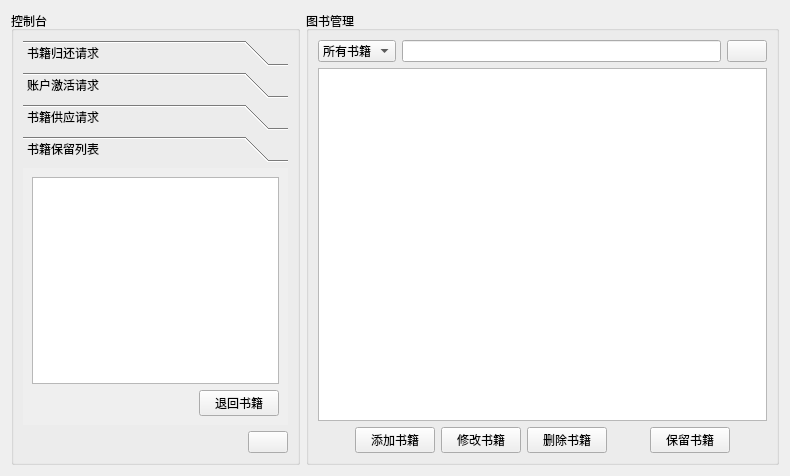
<?xml version="1.0" encoding="UTF-8"?>
<ui version="4.0">
 <class>LibraryWorker</class>
 <widget class="QWidget" name="LibraryWorker">
  <property name="geometry">
   <rect>
    <x>0</x>
    <y>0</y>
    <width>790</width>
    <height>476</height>
   </rect>
  </property>
  <property name="windowTitle">
   <string>Form</string>
  </property>
  <property name="autoFillBackground">
   <bool>true</bool>
  </property>
  <layout class="QHBoxLayout" name="horizontalLayout_7">
   <item>
    <widget class="QGroupBox" name="groupBox_2">
     <property name="title">
      <string>控制台</string>
     </property>
     <layout class="QVBoxLayout" name="verticalLayout_3">
      <item>
       <widget class="QToolBox" name="toolBox">
        <property name="currentIndex">
         <number>3</number>
        </property>
        <widget class="QWidget" name="page">
         <property name="geometry">
          <rect>
           <x>0</x>
           <y>0</y>
           <width>282</width>
           <height>271</height>
          </rect>
         </property>
         <attribute name="label">
          <string>书籍归还请求</string>
         </attribute>
         <layout class="QVBoxLayout" name="verticalLayout_5">
          <item>
           <widget class="QTableView" name="tableView_requests_for_return_book">
            <property name="editTriggers">
             <set>QAbstractItemView::AnyKeyPressed|QAbstractItemView::EditKeyPressed</set>
            </property>
           </widget>
          </item>
          <item>
           <layout class="QHBoxLayout" name="horizontalLayout_6">
            <item>
             <spacer name="horizontalSpacer_4">
              <property name="orientation">
               <enum>Qt::Horizontal</enum>
              </property>
              <property name="sizeHint" stdset="0">
               <size>
                <width>40</width>
                <height>20</height>
               </size>
              </property>
             </spacer>
            </item>
            <item>
             <widget class="QPushButton" name="pushButton_confirm_book_return">
              <property name="toolTip">
               <string>Select an object first</string>
              </property>
              <property name="text">
               <string>批准请求</string>
              </property>
              <property name="icon">
               <iconset resource="../src.qrc">
                <normaloff>:/images/confirm.png</normaloff>:/images/confirm.png</iconset>
              </property>
              <property name="iconSize">
               <size>
                <width>20</width>
                <height>20</height>
               </size>
              </property>
             </widget>
            </item>
            <item>
             <widget class="QPushButton" name="pushButton_cancel_book_return">
              <property name="statusTip">
               <string>Select an object in advance</string>
              </property>
              <property name="text">
               <string>撤销请求</string>
              </property>
              <property name="icon">
               <iconset resource="../src.qrc">
                <normaloff>:/images/cancel.jpg</normaloff>:/images/cancel.jpg</iconset>
              </property>
              <property name="iconSize">
               <size>
                <width>20</width>
                <height>20</height>
               </size>
              </property>
             </widget>
            </item>
           </layout>
          </item>
         </layout>
        </widget>
        <widget class="QWidget" name="page_2">
         <property name="geometry">
          <rect>
           <x>0</x>
           <y>0</y>
           <width>261</width>
           <height>271</height>
          </rect>
         </property>
         <attribute name="label">
          <string>账户激活请求</string>
         </attribute>
         <layout class="QVBoxLayout" name="verticalLayout_2">
          <item>
           <widget class="QTableView" name="tableView_membership">
            <property name="editTriggers">
             <set>QAbstractItemView::AnyKeyPressed|QAbstractItemView::EditKeyPressed</set>
            </property>
           </widget>
          </item>
          <item>
           <layout class="QHBoxLayout" name="horizontalLayout_3">
            <item>
             <spacer name="horizontalSpacer">
              <property name="orientation">
               <enum>Qt::Horizontal</enum>
              </property>
              <property name="sizeHint" stdset="0">
               <size>
                <width>40</width>
                <height>20</height>
               </size>
              </property>
             </spacer>
            </item>
            <item>
             <widget class="QPushButton" name="pushButton_confirm_membership">
              <property name="text">
               <string>批准加入</string>
              </property>
              <property name="icon">
               <iconset resource="../src.qrc">
                <normaloff>:/images/confirm2.png</normaloff>:/images/confirm2.png</iconset>
              </property>
              <property name="iconSize">
               <size>
                <width>20</width>
                <height>20</height>
               </size>
              </property>
             </widget>
            </item>
           </layout>
          </item>
         </layout>
        </widget>
        <widget class="QWidget" name="page_3">
         <property name="geometry">
          <rect>
           <x>0</x>
           <y>0</y>
           <width>261</width>
           <height>271</height>
          </rect>
         </property>
         <attribute name="label">
          <string>书籍供应请求</string>
         </attribute>
         <layout class="QVBoxLayout" name="verticalLayout_4">
          <item>
           <widget class="QTableView" name="tableView_supplied_books">
            <property name="enabled">
             <bool>true</bool>
            </property>
            <property name="editTriggers">
             <set>QAbstractItemView::AnyKeyPressed|QAbstractItemView::EditKeyPressed</set>
            </property>
           </widget>
          </item>
          <item>
           <layout class="QHBoxLayout" name="horizontalLayout_5">
            <item>
             <spacer name="horizontalSpacer_5">
              <property name="orientation">
               <enum>Qt::Horizontal</enum>
              </property>
              <property name="sizeHint" stdset="0">
               <size>
                <width>40</width>
                <height>20</height>
               </size>
              </property>
             </spacer>
            </item>
            <item>
             <widget class="QPushButton" name="pushButton_receive_book">
              <property name="text">
               <string>接收书籍</string>
              </property>
              <property name="icon">
               <iconset resource="../src.qrc">
                <normaloff>:/images/receive.png</normaloff>:/images/receive.png</iconset>
              </property>
              <property name="iconSize">
               <size>
                <width>20</width>
                <height>20</height>
               </size>
              </property>
             </widget>
            </item>
           </layout>
          </item>
         </layout>
        </widget>
        <widget class="QWidget" name="page_4">
         <property name="geometry">
          <rect>
           <x>0</x>
           <y>0</y>
           <width>261</width>
           <height>271</height>
          </rect>
         </property>
         <attribute name="label">
          <string>书籍保留列表</string>
         </attribute>
         <layout class="QVBoxLayout" name="verticalLayout_10">
          <item>
           <widget class="QTableView" name="tableView_reserved_books">
            <property name="enabled">
             <bool>true</bool>
            </property>
            <property name="editTriggers">
             <set>QAbstractItemView::AnyKeyPressed|QAbstractItemView::EditKeyPressed</set>
            </property>
           </widget>
          </item>
          <item>
           <layout class="QHBoxLayout" name="horizontalLayout_10">
            <item>
             <spacer name="horizontalSpacer_10">
              <property name="orientation">
               <enum>Qt::Horizontal</enum>
              </property>
              <property name="sizeHint" stdset="0">
               <size>
                <width>40</width>
                <height>20</height>
               </size>
              </property>
             </spacer>
            </item>
            <item>
             <widget class="QPushButton" name="pushButton_cancel_reservation">
              <property name="text">
               <string>退回书籍</string>
              </property>
              <property name="icon">
               <iconset resource="../src.qrc">
                <normaloff>:/images/cancel.jpg</normaloff>:/images/cancel.jpg</iconset>
              </property>
              <property name="iconSize">
               <size>
                <width>20</width>
                <height>20</height>
               </size>
              </property>
             </widget>
            </item>
           </layout>
          </item>
         </layout>
        </widget>
       </widget>
      </item>
      <item>
       <layout class="QHBoxLayout" name="horizontalLayout_4">
        <item>
         <spacer name="horizontalSpacer_6">
          <property name="orientation">
           <enum>Qt::Horizontal</enum>
          </property>
          <property name="sizeHint" stdset="0">
           <size>
            <width>40</width>
            <height>20</height>
           </size>
          </property>
         </spacer>
        </item>
        <item>
         <widget class="QPushButton" name="pushButton_refresh">
          <property name="toolTip">
           <string>Refresh</string>
          </property>
          <property name="text">
           <string/>
          </property>
          <property name="icon">
           <iconset resource="../src.qrc">
            <normaloff>:/images/refresh.png</normaloff>:/images/refresh.png</iconset>
          </property>
          <property name="iconSize">
           <size>
            <width>20</width>
            <height>20</height>
           </size>
          </property>
         </widget>
        </item>
       </layout>
      </item>
     </layout>
    </widget>
   </item>
   <item>
    <widget class="QGroupBox" name="groupBox">
     <property name="title">
      <string>图书管理</string>
     </property>
     <layout class="QVBoxLayout" name="verticalLayout">
      <item>
       <layout class="QHBoxLayout" name="horizontalLayout">
        <item>
         <widget class="QComboBox" name="comboBox_2">
          <property name="currentText">
           <string>所有书籍</string>
          </property>
          <item>
           <property name="text">
            <string>所有书籍</string>
           </property>
          </item>
          <item>
           <property name="text">
            <string>标题</string>
           </property>
          </item>
          <item>
           <property name="text">
            <string>作者</string>
           </property>
          </item>
          <item>
           <property name="text">
            <string>出版社</string>
           </property>
          </item>
          <item>
           <property name="text">
            <string>年份</string>
           </property>
          </item>
          <item>
           <property name="text">
            <string>ISBN</string>
           </property>
          </item>
         </widget>
        </item>
        <item>
         <widget class="QLineEdit" name="lineEdit_search_book"/>
        </item>
        <item>
         <widget class="QPushButton" name="pushButton_search_book">
          <property name="text">
           <string/>
          </property>
          <property name="icon">
           <iconset resource="../src.qrc">
            <normaloff>:/images/search-icon.png</normaloff>:/images/search-icon.png</iconset>
          </property>
          <property name="iconSize">
           <size>
            <width>21</width>
            <height>21</height>
           </size>
          </property>
         </widget>
        </item>
       </layout>
      </item>
      <item>
       <widget class="QTableView" name="tableView_books">
        <property name="editTriggers">
         <set>QAbstractItemView::EditKeyPressed</set>
        </property>
        <property name="selectionMode">
         <enum>QAbstractItemView::SingleSelection</enum>
        </property>
        <property name="selectionBehavior">
         <enum>QAbstractItemView::SelectRows</enum>
        </property>
        <property name="showGrid">
         <bool>true</bool>
        </property>
        <property name="gridStyle">
         <enum>Qt::SolidLine</enum>
        </property>
        <property name="cornerButtonEnabled">
         <bool>false</bool>
        </property>
       </widget>
      </item>
      <item>
       <layout class="QHBoxLayout" name="horizontalLayout_2" stretch="0,0,0,0,0,0,0">
        <item>
         <spacer name="horizontalSpacer_2">
          <property name="orientation">
           <enum>Qt::Horizontal</enum>
          </property>
          <property name="sizeHint" stdset="0">
           <size>
            <width>40</width>
            <height>20</height>
           </size>
          </property>
         </spacer>
        </item>
        <item>
         <widget class="QPushButton" name="pushButton_add_book">
          <property name="sizePolicy">
           <sizepolicy hsizetype="Fixed" vsizetype="Fixed">
            <horstretch>0</horstretch>
            <verstretch>0</verstretch>
           </sizepolicy>
          </property>
          <property name="toolTip">
           <string>Add new book record to the system</string>
          </property>
          <property name="text">
           <string>添加书籍</string>
          </property>
          <property name="icon">
           <iconset resource="../src.qrc">
            <normaloff>:/images/addbook.png</normaloff>:/images/addbook.png</iconset>
          </property>
          <property name="iconSize">
           <size>
            <width>20</width>
            <height>20</height>
           </size>
          </property>
         </widget>
        </item>
        <item>
         <widget class="QPushButton" name="pushButton_modify_book">
          <property name="sizePolicy">
           <sizepolicy hsizetype="Fixed" vsizetype="Preferred">
            <horstretch>0</horstretch>
            <verstretch>0</verstretch>
           </sizepolicy>
          </property>
          <property name="toolTip">
           <string>Edit selected book information</string>
          </property>
          <property name="statusTip">
           <string>Select a line to modify first</string>
          </property>
          <property name="text">
           <string>修改书籍</string>
          </property>
          <property name="icon">
           <iconset resource="../src.qrc">
            <normaloff>:/images/modify.png</normaloff>:/images/modify.png</iconset>
          </property>
          <property name="iconSize">
           <size>
            <width>20</width>
            <height>20</height>
           </size>
          </property>
         </widget>
        </item>
        <item>
         <widget class="QPushButton" name="pushButton_delete_book">
          <property name="sizePolicy">
           <sizepolicy hsizetype="Fixed" vsizetype="Fixed">
            <horstretch>0</horstretch>
            <verstretch>0</verstretch>
           </sizepolicy>
          </property>
          <property name="toolTip">
           <string>Delete selected book record and all its information from the system</string>
          </property>
          <property name="statusTip">
           <string>Select a line to delete first.</string>
          </property>
          <property name="text">
           <string>删除书籍</string>
          </property>
          <property name="icon">
           <iconset resource="../src.qrc">
            <normaloff>:/images/deletebook-icon.png</normaloff>:/images/deletebook-icon.png</iconset>
          </property>
          <property name="iconSize">
           <size>
            <width>20</width>
            <height>20</height>
           </size>
          </property>
          <property name="shortcut">
           <string>Return</string>
          </property>
         </widget>
        </item>
        <item>
         <spacer name="horizontalSpacer_7">
          <property name="orientation">
           <enum>Qt::Horizontal</enum>
          </property>
          <property name="sizeHint" stdset="0">
           <size>
            <width>40</width>
            <height>20</height>
           </size>
          </property>
         </spacer>
        </item>
        <item>
         <widget class="QPushButton" name="pushButton_reserve_book">
          <property name="sizePolicy">
           <sizepolicy hsizetype="Preferred" vsizetype="Fixed">
            <horstretch>0</horstretch>
            <verstretch>0</verstretch>
           </sizepolicy>
          </property>
          <property name="focusPolicy">
           <enum>Qt::StrongFocus</enum>
          </property>
          <property name="toolTip">
           <string>Reserve book</string>
          </property>
          <property name="statusTip">
           <string>select book to reserve</string>
          </property>
          <property name="text">
           <string>保留书籍</string>
          </property>
          <property name="icon">
           <iconset resource="../src.qrc">
            <normaloff>:/images/add.png</normaloff>:/images/add.png</iconset>
          </property>
          <property name="iconSize">
           <size>
            <width>20</width>
            <height>20</height>
           </size>
          </property>
         </widget>
        </item>
        <item>
         <spacer name="horizontalSpacer_3">
          <property name="orientation">
           <enum>Qt::Horizontal</enum>
          </property>
          <property name="sizeHint" stdset="0">
           <size>
            <width>40</width>
            <height>20</height>
           </size>
          </property>
         </spacer>
        </item>
       </layout>
      </item>
     </layout>
    </widget>
   </item>
  </layout>
 </widget>
 <resources>
  <include location="../src.qrc"/>
 </resources>
 <connections/>
</ui>
